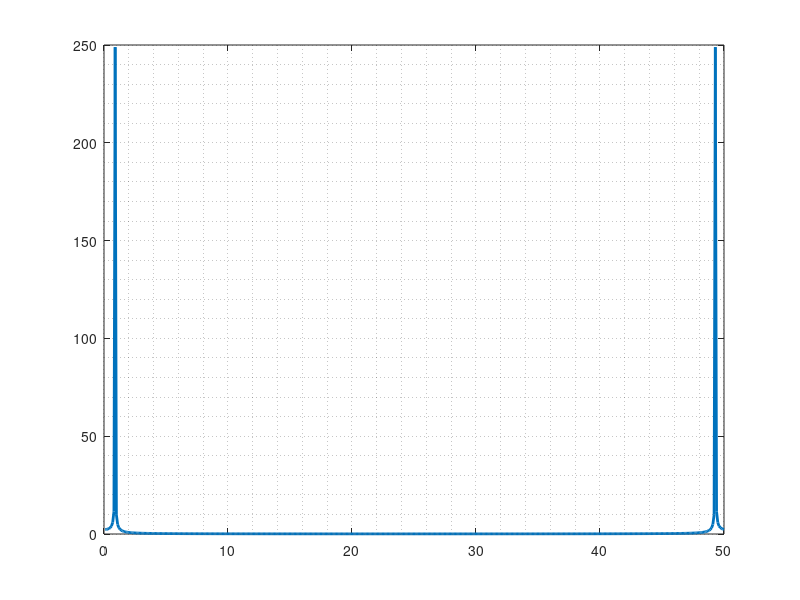

MATLAB code to generate this figure:
clc
clear all
% clf
%%
xMin    = -10;
xMax    = 10;
x0      = 2;
epsilon = 10^-5;
omega   = 0.6*pi;
M       = 0.4;
maxTime = 500;
iMax1    = 201;
iMax2    = 1201;
iMax3    = 201;


delta_x1 = ( xMax - xMin )/(iMax1 - 1);
delta_x2 = ( xMax - xMin )/(iMax2 - 1);
delta_x3 = ( xMax - xMin )/(iMax3 - 1);

iMax_Nx0 = ( -x0 - xMin )/delta_x1;
iMax_Bx0 = ( x0 - -x0  )/delta_x2;
iMax_Px0 = ( xMax - x0  )/delta_x3;

iMax = iMax_Nx0 + iMax_Bx0 + iMax_Px0 + 1

for i = 1 : iMax
    if (i <= iMax_Nx0 + 1)
        x(i) = xMin + (i - 1)*delta_x1;
        dX(i) = delta_x1;
    elseif (i >= iMax_Nx0 + 1) && (i <= iMax_Nx0 + iMax_Bx0 + 1)
        x(i) = x(i - 1) + delta_x2;  
        dX(i) = delta_x2;
    else
        x(i) = x(i - 1) + delta_x3;
        dX(i) = delta_x3;
    end
    ii(i) = i;
    Jac(i) = 1/dX(i);
    Zi(i) = x(i);
end
% figure(1)
% plot(x, dX, 'LineWidth', 2.0)
% figure(2)
% plot(ii, Jac, 'LineWidth', 2.0)
%%
for nT = 1 : maxTime
    time(nT)  = nT/10;
    for i = 1 : iMax
        rho(i)          =  epsilon*sin(omega*(x(i)/(1 - M) + time(nT)));
        u(i)            = -epsilon*sin(omega*(x(i)/(1 - M) + time(nT)));
        p(i)            =  epsilon*sin(omega*(x(i)/(1 - M) + time(nT)));
        rho_peturb(i)   =  epsilon*cos(omega*(xMax/(1 - M)));
        u_peturb(i)     = -epsilon*cos(omega*(xMax/(1 - M)));
        p_peturb(i)     =  epsilon*cos(omega*(xMax/(1 - M)));
        y(i)            = cos(x(i) + time(nT));
    end
    yT(nT) = y(end);
    FFTTrans = fft(yT);
    plot(x, y,'LineWidth', 2.0)
    hold off
    grid minor
    pause(0.1)
end
%%
plot(time, abs(FFTTrans),'LineWidth', 2.0)
grid minor
